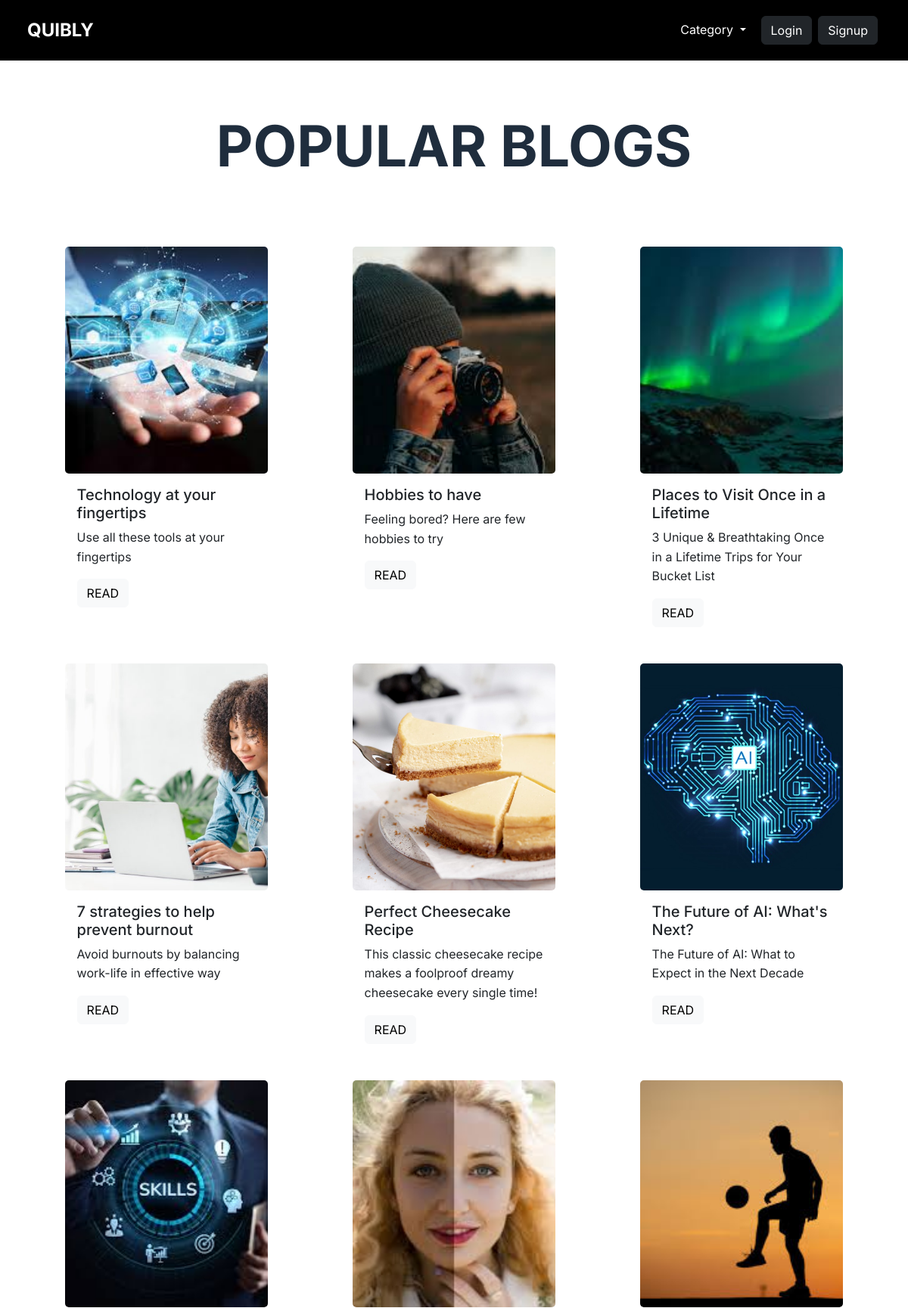
/popular (upper part), run on an earlier commit of the app's database.
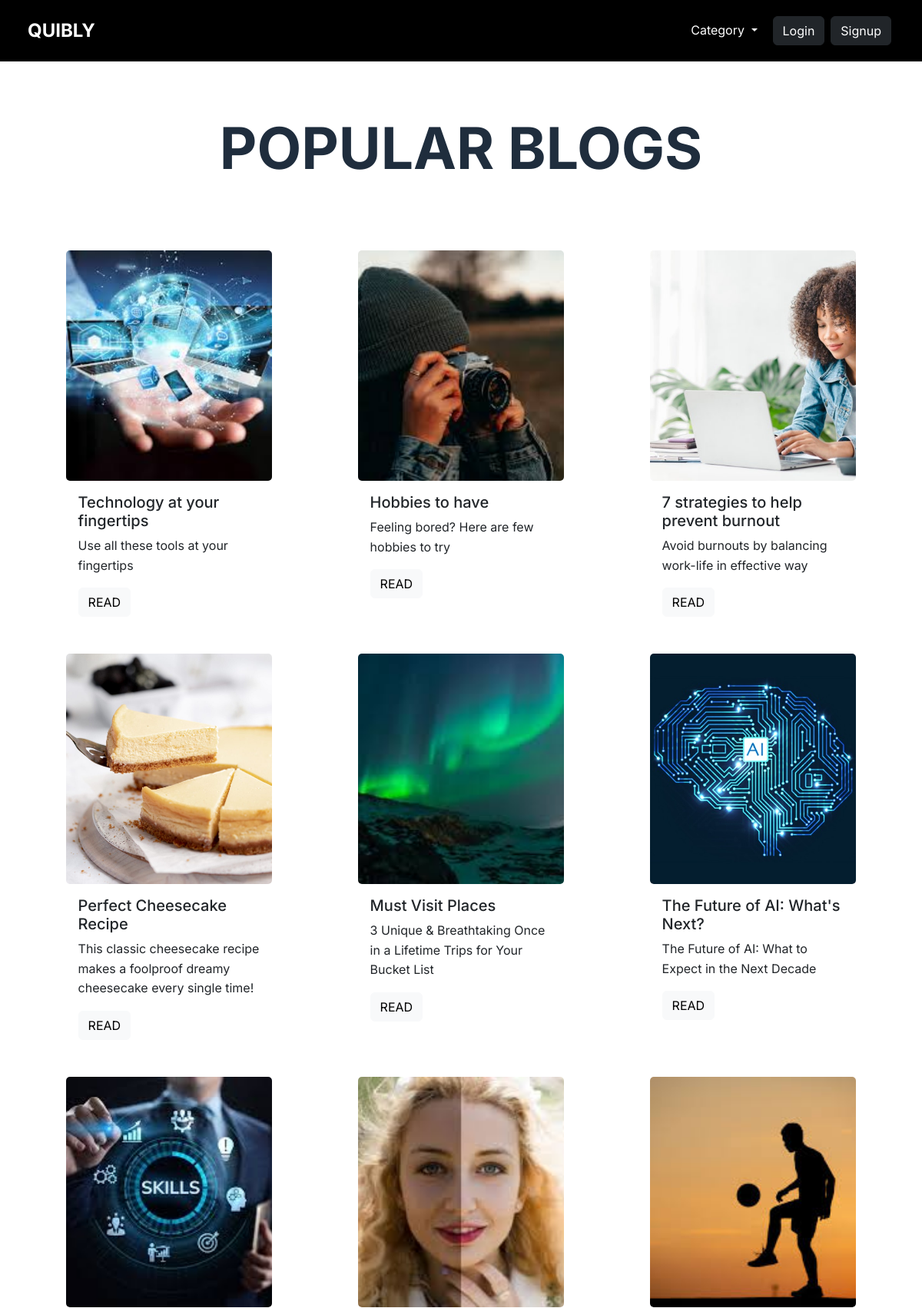
And on a later commit of the database.
### index.py (models this page shows, shortened)
class Blog(db.Model):
    id = db.Column(db.Integer, primary_key = True)
    title = db.Column(db.String(100), nullable = False)
    description = db.Column(db.String(200))
    content = db.Column(db.Text, nullable = False)
    views = db.Column(db.Integer, default = 0)
    cover_image = db.Column(db.String(120))
    author = db.Column(db.String(50), nullable = False)
    date_posted = db.Column(db.DateTime, default=lambda: datetime.now(timezone.utc))
    user_id = db.Column(db.Integer, db.ForeignKey('user.id'))
    category = db.Column(db.String(50), nullable = False, default = 'Others')
    read_time = db.Column(db.Integer)

### index.py (the view)
@app.route('/popular')
def popular():
    page=request.args.get('page',1,type=int)
    popular_blogs = Blog.query.order_by(Blog.views.desc()).paginate(page=page, per_page=12)
    return render_template('popular.html', popular_blogs=popular_blogs)

### templates/popular.html (shortened to what this page needs)
{% extends 'base.html' %}
{% block body %}
<div class="text-wrapper">
    <h1 class="popular-blogs fw-bold py-5 text-center" style="font-size: 75px;">POPULAR BLOGS</h1>
    <div class="container my-4">
        {% if popular_blogs %}
        <div id="blogs-area" class="row row-cols-1 row-cols-md-3 row-cols-lg-3">
            {% for blog in popular_blogs %}
            <div class="col d-flex justify-content-center">
                <div class="card border-0 hover-shadow py-3 px-2" style="width: 18rem;">
                    <img src="{{ url_for('static', filename='uploads/' ~ blog.cover_image) }}"
                        class="card-img-top card-img" alt="...">
                    <div class="card-body">
                        <h5 class="card-title">{{blog.title}}</h5>
                        <p class="card-text">{{blog.description}}</p>
                        <a href="{{url_for('read', id=blog.id)}}" class="btn btn-light">READ</a>
                    </div>
                </div>
            </div>
            {% endfor %}
        </div>
    </div>
    {% else %}
    <div class="text-center text-muted mt-5">
        <h5>No blogs found in this category.</h5>
    </div>
    {% endif %}
</div>
{% endblock body %}

What changed in the data, as far as the page shows it:
removed Blog: cover_image (picture), title "Places to Visit Once in a Lifetime", description "3 Unique & Breathtaking Once in a Lifetime Trips for Your Bucket List"
added Blog: cover_image (picture), title "Must Visit Places", description "3 Unique & Breathtaking Once in a Lifetime Trips for Your Bucket List"
